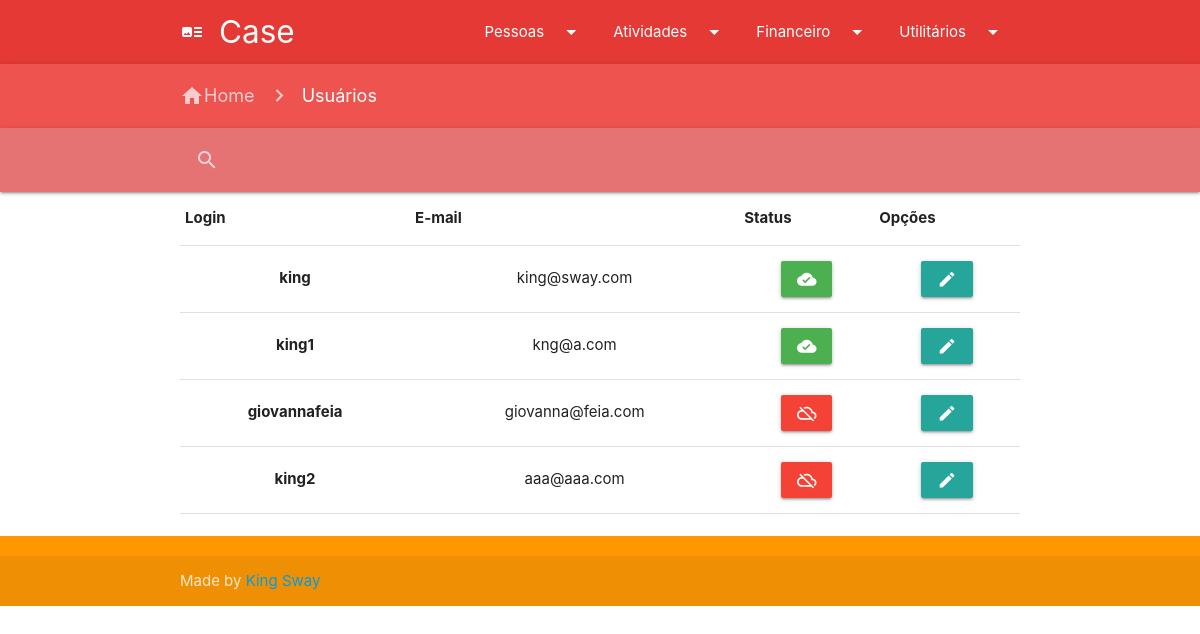
The app's page /usuarios.php with its own data.
### tables this page shows
CREATE TABLE `dbusuarios` (
  `id` int(11) NOT NULL,
  `login` varchar(255) NOT NULL,
  `email` varchar(255) NOT NULL,
  `senha` varchar(255) NOT NULL,
  `status` int(1) NOT NULL DEFAULT '1'
);

### usuarios.php (the view, shortened to what this page needs)
<!DOCTYPE html>
<html>
	<head>
		<link href="css/materialize.css" type="text/css" rel="stylesheet" media="screen,projection"/>
		<link href="css/style.css" type="text/css" rel="stylesheet" media="screen,projection"/>
	</head>
	<body>
		<?php require_once ("padroes/navigation.php"); ?>
    <nav class="red lighten-1" role="navigation">
      <div class="nav-wrapper container">
        <a href="index.php" class="breadcrumb"><i class="material-icons">home</i>Home</a>
				<a class="breadcrumb">Usuários</a>
			</div>
		</nav>
    <?php require_once ("padroes/search.php"); ?>
		<div class="container">
			<table id="table" class="centered">
				<tr>
					<th>Login</th>
					<th>E-mail</th>
					<th>Status</th>
					<th>Opções</th>
				</tr>
				<?php
				$db = mysqli_connect('localhost', 'root', '', 'dbregistro');
				$user_check_query = "SELECT id, login, email, status FROM dbusuarios";
				$result = mysqli_query($db, $user_check_query);
				while ($user = mysqli_fetch_assoc($result)){  ?>
				<form method="POST" action="#">
				<tr class="hoverable">
      		<td style="font-weight: bold"><?php echo $user['login'];?></td>
      		<td><?php echo $user['email'];?></td>
      		<?php
      		if ($user['status'] == 0) {echo '<td class="center hoverable"><button name="btnStatusUsuarios" value="'.$user['id'].'" class="btn tooltipped modal-trigger hoverable red" data-tooltip="Offline"><i class="material-icons">cloud_off</i></button></td>';}
      		if ($user['status'] == 1) {echo '<td class="center hoverable"><button name="btnStatusUsuarios" value="'.$user['id'].'" class="btn tooltipped modal-trigger hoverable green" data-tooltip="Online"><i class="material-icons">cloud_done</i></button></td>';}
      		?>
      		<td class="hoverable"><a class="btn tooltipped" data-tooltip="Editar" href="#"><i class="material-icons">edit</i></a></td>
      	</tr>
      </form>
<?php } ?>
    </table>
    </div>
    <br>
    <?php require_once("padroes/footer.php") ?>
	</body>
</html>

### records on screen
dbusuarios: login "king", email "king@sway.com", $user['id'] 5 (drawn)
dbusuarios: login "king1", email "kng@a.com", $user['id'] 6 (drawn)
dbusuarios: login "giovannafeia", email "giovanna@feia.com", $user['id'] 7 (drawn)
dbusuarios: login "king2", email "aaa@aaa.com", $user['id'] 8 (drawn)
